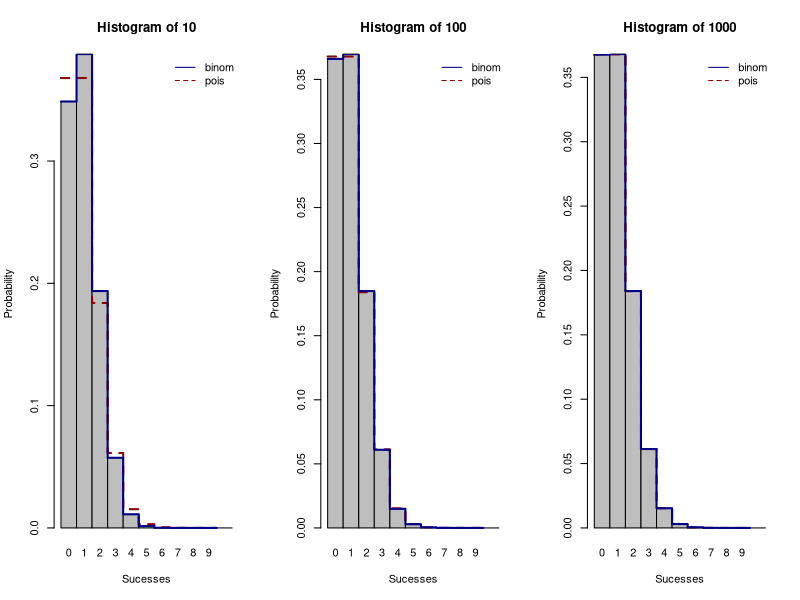
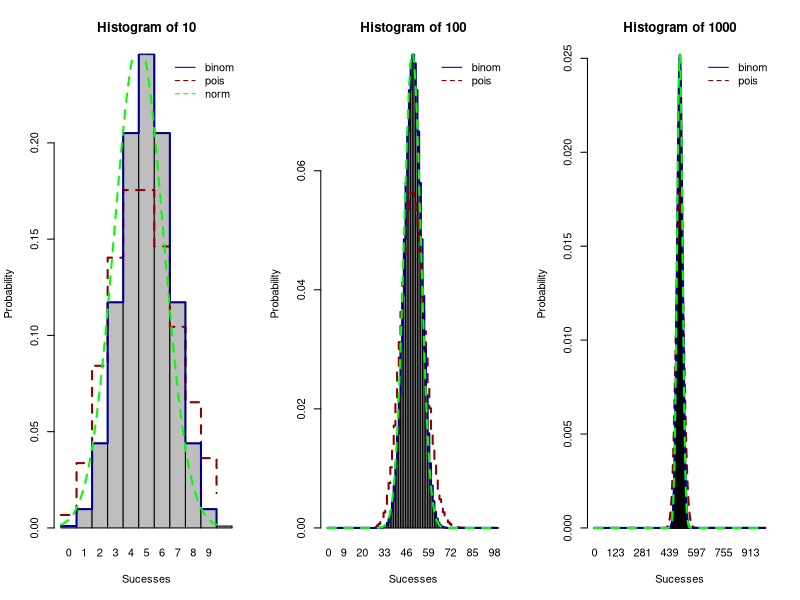
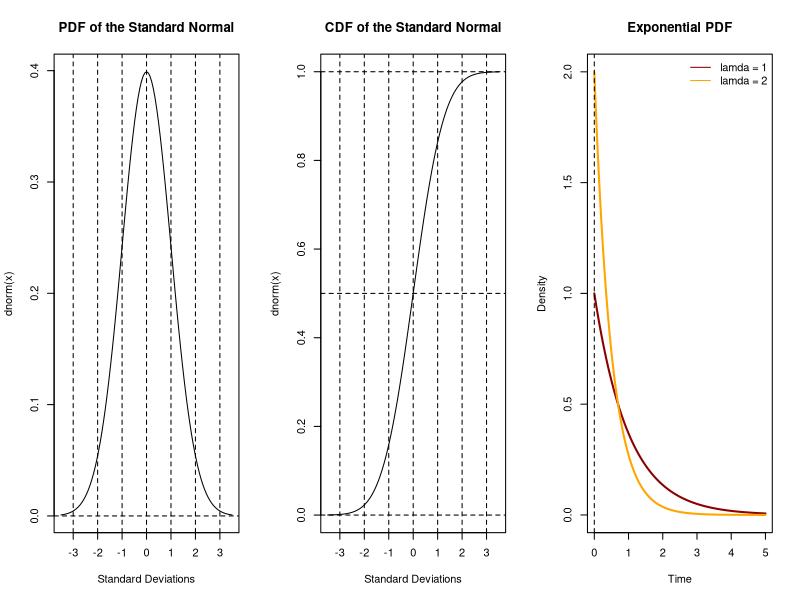
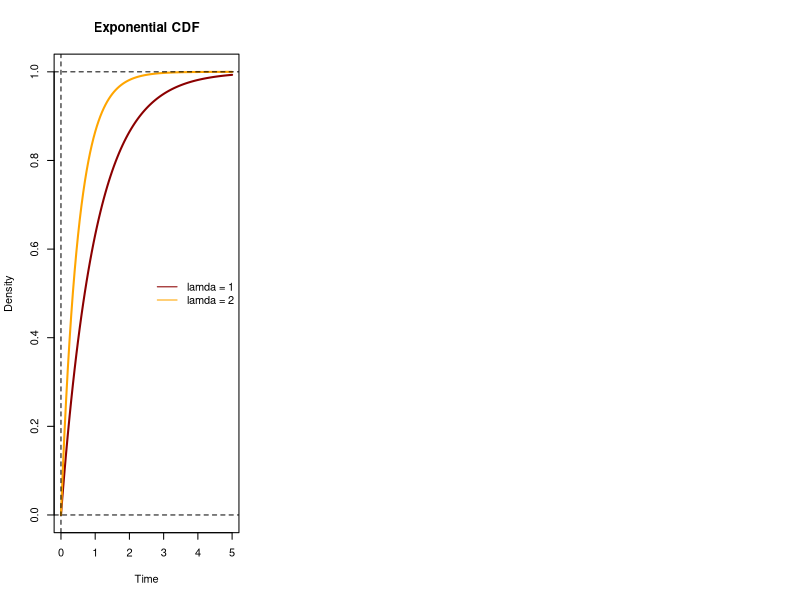

Generate these figures, in order, with R:
##The Poisson distribution

#Example
#During a field trip, we expect to find on average one salamander for every 
#10m^2 we explore. What is the probability of finding three salamanders in 10m^2
dpois(3, 1)

#Compare the Poisson and Binomial distribution
par(mfrow = c(1,3))
theorypois <- dpois(0:10, 10*0.1)
theorybinom <- dbinom(0:10, size = 10, prob = 0.1)
barplot(theorybinom, names.arg = 0:10, space = 0, main = "Histogram of 10", 
        xlab = "Sucesses", ylab = "Probability")
lines(0:10, theorypois, type = "s", lwd = 2, lty = 2, col = "darkred")
lines(0:10, theorybinom, type = "s", lwd = 2, lty = 1, col = "darkblue")
legend("topright", legend = c("binom","pois"), bty = "n", lty = c(1,2), 
       col = c("darkblue","darkred"))

theorypois <- dpois(0:10, 100*0.01)
theorybinom <- dbinom(0:10, size = 100, prob = 0.01)
barplot(theorybinom, names.arg = 0:10, space = 0, main = "Histogram of 100", 
        xlab = "Sucesses", ylab = "Probability")
lines(0:10, theorypois, type = "s", lwd = 2, lty = 2, col = "darkred")
lines(0:10, theorybinom, type = "s", lwd = 2, lty = 1, col = "darkblue")
legend("topright", legend = c("binom","pois"), bty = "n", lty = c(1,2), 
       col = c("darkblue","darkred"))

theorypois <- dpois(0:10, 1000*0.001)
theorybinom <- dbinom(0:10, size = 1000, prob = 0.001)
barplot(theorybinom, names.arg = 0:10, space = 0, main = "Histogram of 1000", 
        xlab = "Sucesses", ylab = "Probability")
lines(0:10, theorypois, type = "s", lwd = 2, lty = 2, col = "darkred")
lines(0:10, theorybinom, type = "s", lwd = 2, lty = 1, col = "darkblue")
legend("topright", legend = c("binom","pois"), bty = "n", lty = c(1,2), 
       col = c("darkblue","darkred"))

#Increase p
theorypois <- dpois(0:10, 10*0.5)
theorybinom <- dbinom(0:10, size = 10, prob = 0.5)
barplot(theorybinom, names.arg = 0:10, space = 0, main = "Histogram of 10", 
        xlab = "Sucesses", ylab = "Probability")
lines(0:10, theorypois, type = "s", lwd = 2, lty = 2, col = "darkred")
lines(0:10, theorybinom, type = "s", lwd = 2, lty = 1, col = "darkblue")
lines(x = seq(0, 10, 0.1), 
      y = dnorm(seq(0, 10, 0.1), mean = 10*0.5, sd = sqrt(10*0.5*0.5)), 
      type = "l", lty = 2, lwd = 2, col = "green")
legend("topright", legend = c("binom","pois","norm"), bty = "n", lty = c(1,2,2), 
       col = c("darkblue","darkred","green"))

theorypois <- dpois(0:100, 100*0.5)
theorybinom <- dbinom(0:100, size = 100, prob = 0.5)
barplot(theorybinom, names.arg = 0:100, space = 0, main = "Histogram of 100", 
        xlab = "Sucesses", ylab = "Probability")
lines(0:100, theorypois, type = "s", lwd = 2, lty = 2, col = "darkred")
lines(0:100, theorybinom, type = "s", lwd = 2, lty = 1, col = "darkblue")
lines(x = seq(0, 100, 0.1), 
      y = dnorm(seq(0, 100, 0.1), mean = 100*0.5, sd = sqrt(100*0.5*0.5)), 
      type = "l", lty = 2, lwd = 2, col = "green")
legend("topright", legend = c("binom","pois"), bty = "n", lty = c(1,2,2), 
       col = c("darkblue","darkred","green"))

theorypois <- dpois(0:1000, 1000*0.5)
theorybinom <- dbinom(0:1000, size = 1000, prob = 0.5)
barplot(theorybinom, names.arg = 0:1000, space = 0, main = "Histogram of 1000", 
        xlab = "Sucesses", ylab = "Probability")
lines(0:1000, theorypois, type = "s", lwd = 2, lty = 2, col = "darkred")
lines(0:1000, theorybinom, type = "s", lwd = 2, lty = 1, col = "darkblue")
lines(x = seq(0, 1000, 0.1), 
      y = dnorm(seq(0, 1000, 0.1), mean = 1000*0.5, sd = sqrt(1000*0.5*0.5)), 
      type = "l", lty = 2, lwd = 2, col = "green")

legend("topright", legend = c("binom","pois"), bty = "n", lty = c(1,2,2), 
       col = c("darkblue","darkred","green"))



##Normal distribution
#Standard normal PDF
curve(dnorm, from = -3.5, to = 3.5, xlab = "Standard Deviations", 
      ylab = "dnorm(x)", main = "PDF of the Standard Normal")
abline(h = 0, v=c(seq(-3,3,1)), lty =2)

#Standard normal CDF
curve(pnorm, from = -3.5, to = 3.5, xlab = "Standard Deviations", 
      ylab = "dnorm(x)", main = "CDF of the Standard Normal")
abline(h = c(0,0.5,1), v=c(seq(-3,3,1)), lty =2)



##Exponential distribution
#Exp PDF
curve(dexp(x, 1), from = 0, to = 5, col = "darkred", lwd = 2, ylim = c(0,2), 
      main = "Exponential PDF", xlab = "Time", ylab = "Density")
curve(dexp(x, 2), from = 0, to = 5, col = "orange", lwd = 2, ylim = c(0,2), 
      add = TRUE)
abline(v = 0, lty = 2)
legend("topright", legend = c("lamda = 1", "lamda = 2"), lty = c(1,1),
       col = c("darkred","orange"), bty = "n")

#Exp CDF
curve(pexp(x, 1), from = 0, to = 5, col = "darkred", lwd = 2, ylim = c(0,1), 
      main = "Exponential CDF", xlab = "Time", ylab = "Density")
curve(pexp(x, 2), from = 0, to = 5, col = "orange", lwd = 2, ylim = c(0,1), 
      add = TRUE)
abline(h = c(0,1), v = 0, lty = 2)
legend("right", legend = c("lamda = 1", "lamda = 2"), lty = c(1,1),
       col = c("darkred","orange"), bty = "n")











